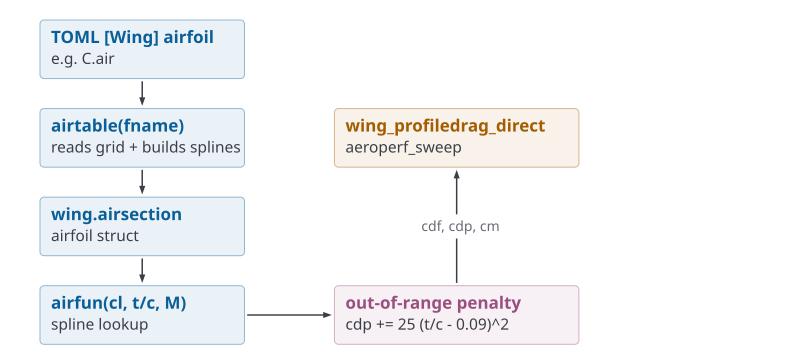

Python code for this plot:
from svgfig import Figure
f = Figure()
rows = [
 (["TOML [Wing] airfoil", "e.g. C.air"], 0),
 (["airtable(fname)", "reads grid + builds splines"], 0),
 (["wing.airsection", "airfoil struct"], 0),
 (["airfun(cl, t/c, M)", "spline lookup"], 0),
]
w = max(f.size(r, c)[0] for r, c in rows) + 10
x = 40; y = 20; nodes = []
for r, c in rows:
    n = f.node(x, y, r, cat=c, w=w); nodes.append(n); y = n.b[1] + 30
for a, b in zip(nodes, nodes[1:]):
    f.arrow(a.b, b.t)
last = nodes[-1]
pen = f.node(x + w + 90, last.y, ["out-of-range penalty", "cdp += 25 (t/c - 0.09)^2"], cat=3, w=w+40)
f.arrow(last.r, pen.l)
use = f.node(x + w + 90, nodes[1].y, ["wing_profiledrag_direct", "aeroperf_sweep"], cat=1, w=w+40)
f.connector([pen.t, (pen.cx, use.b[1])])
f.tag(pen.cx, (pen.t[1] + use.b[1]) / 2, "cdf, cdp, cm")
f.save(".walkthrough/figs/datapath.svg")
